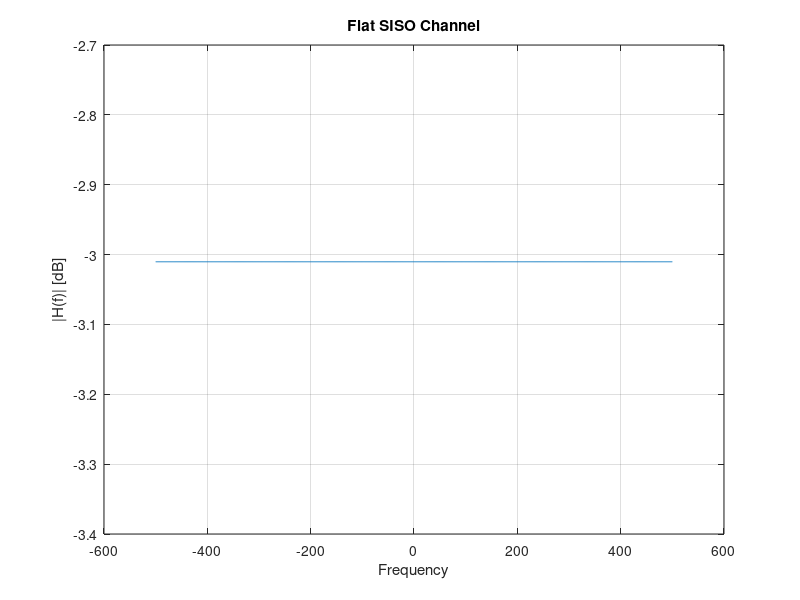

The MATLAB source for this figure:
clear; clc; close all;
fs = 1000; N = 1024;                      % نرخ نمونهبرداری و طول FFT
f = linspace(-fs/2, fs/2, N);             % محور فرکانس
h = (0.6+0.8j) / sqrt(2);                 % کانال تخت
H = h * ones(1,N);                        % پاسخ فرکانسی ثابت

figure; plot(f, 20*log10(abs(H)+eps)); grid on;
xlabel('Frequency'); ylabel('|H(f)| [dB]'); title('Flat SISO Channel');
